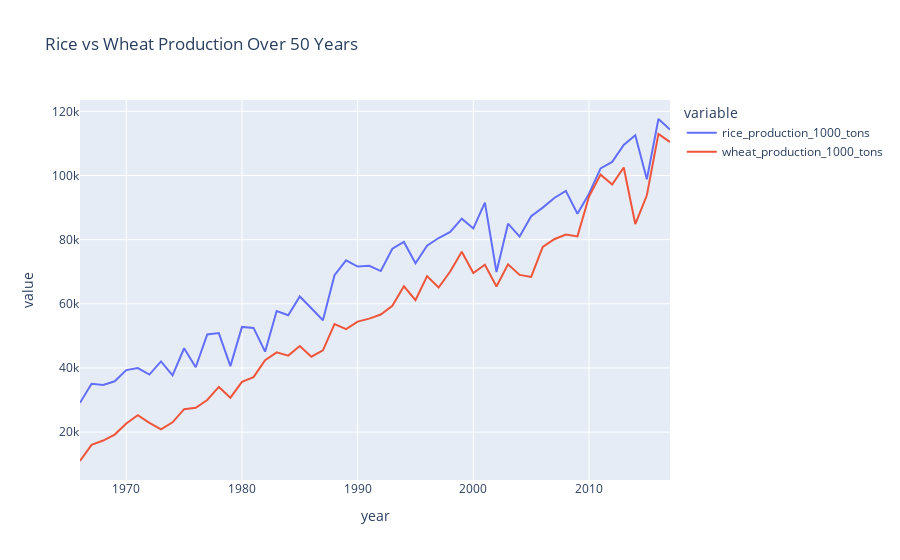

The notebook cell this image was saved under:
### Code cell
# 7.Rice vs. Wheat Production (Last 50 Years) – Line Chart
rice_wheat = df.groupby("year")[["rice_production_1000_tons", "wheat_production_1000_tons"]].sum().reset_index()
fig7 = px.line(rice_wheat, x="year", y=["rice_production_1000_tons", "wheat_production_1000_tons"], title="Rice vs Wheat Production Over 50 Years")
fig7.show()

### Figure 1 — Plotly figure (JSON) as saved in the notebook; plotly's stock layout.template omitted (floating-point values rounded to 4 significant figures)
{"data": [{"hovertemplate": "variable=rice_production_1000_tons<br>year=%{x}<br>value=%{y}<extra></extra>", "legendgroup": "rice_production_1000_tons", "line": {"color": "#636efa", "dash": "solid"}, "marker": {"symbol": "circle"}, "mode": "lines", "name": "rice_production_1000_tons", "orientation": "v", "showlegend": true, "type": "scatter", "x": [1966, 1967, 1968, 1969, 1970, 1971, 1972, 1973, 1974, 1975, 1976, 1977, 1978, 1979, 1980, 1981, 1982, 1983, 1984, 1985, 1986, 1987, 1988, 1989, 1990, 1991, 1992, 1993, 1994, 1995, 1996, 1997, 1998, 1999, 2000, 2001, 2002, 2003, 2004, 2005, 2006, 2007, 2008, 2009, 2010, 2011, 2012, 2013, 2014, 2015, 2016, 2017], "xaxis": "x", "y": [29130.0, 35060.0, 34700.0, 35840.0, 39320.0, 39950.0, 37930.0, 42030.0, 37690.0, 46140.0, 40230.0, 50440.0, 50870.0, 40560.0, 52800.0, 52490.0, 45080.0, 57770.0, 56450.0, 62290.0, 58590.0, 54890.0, 68920.0, 73530.0, 71610.0, 71860.0, 70210.0, 77180.0, 79270.0, 72620.0, 78120.0, 80500.0, 82390.0, 86530.0, 83480.0, 91560.0, 69920.0, 84970.0, 80950.0, 87320.0, 89980.0, 93000.0, 95230.0, 88070.0, 94300.0, 102200.0, 104200.0, 109600.0, 112600.0, 98820.0, 117600.0, 114300.0], "yaxis": "y"}, {"hovertemplate": "variable=wheat_production_1000_tons<br>year=%{x}<br>value=%{y}<extra></extra>", "legendgroup": "wheat_production_1000_tons", "line": {"color": "#EF553B", "dash": "solid"}, "marker": {"symbol": "circle"}, "mode": "lines", "name": "wheat_production_1000_tons", "orientation": "v", "showlegend": true, "type": "scatter", "x": [1966, 1967, 1968, 1969, 1970, 1971, 1972, 1973, 1974, 1975, 1976, 1977, 1978, 1979, 1980, 1981, 1982, 1983, 1984, 1985, 1986, 1987, 1988, 1989, 1990, 1991, 1992, 1993, 1994, 1995, 1996, 1997, 1998, 1999, 2000, 2001, 2002, 2003, 2004, 2005, 2006, 2007, 2008, 2009, 2010, 2011, 2012, 2013, 2014, 2015, 2016, 2017], "xaxis": "x", "y": [10990.0, 16010.0, 17380.0, 19230.0, 22680.0, 25280.0, 22880.0, 20830.0, 23050.0, 27150.0, 27580.0, 30000.0, 34080.0, 30740.0, 35660.0, 37150.0, 42400.0, 44860.0, 43850.0, 46810.0, 43500.0, 45500.0, 53680.0, 52120.0, 54450.0, 55380.0, 56670.0, 59400.0, 65460.0, 61160.0, 68630.0, 65090.0, 70060.0, 76210.0, 69620.0, 72190.0, 65400.0, 72320.0, 69010.0, 68380.0, 77710.0, 80130.0, 81610.0, 81020.0, 93440.0, 100300.0, 97180.0, 102500.0, 84870.0, 93820.0, 113000.0, 110400.0], "yaxis": "y"}], "layout": {"legend": {"title": {"text": "variable"}, "tracegroupgap": 0}, "title": {"text": "Rice vs Wheat Production Over 50 Years"}, "xaxis": {"anchor": "y", "domain": [0, 1], "title": {"text": "year"}}, "yaxis": {"anchor": "x", "domain": [0, 1], "title": {"text": "value"}}}}
